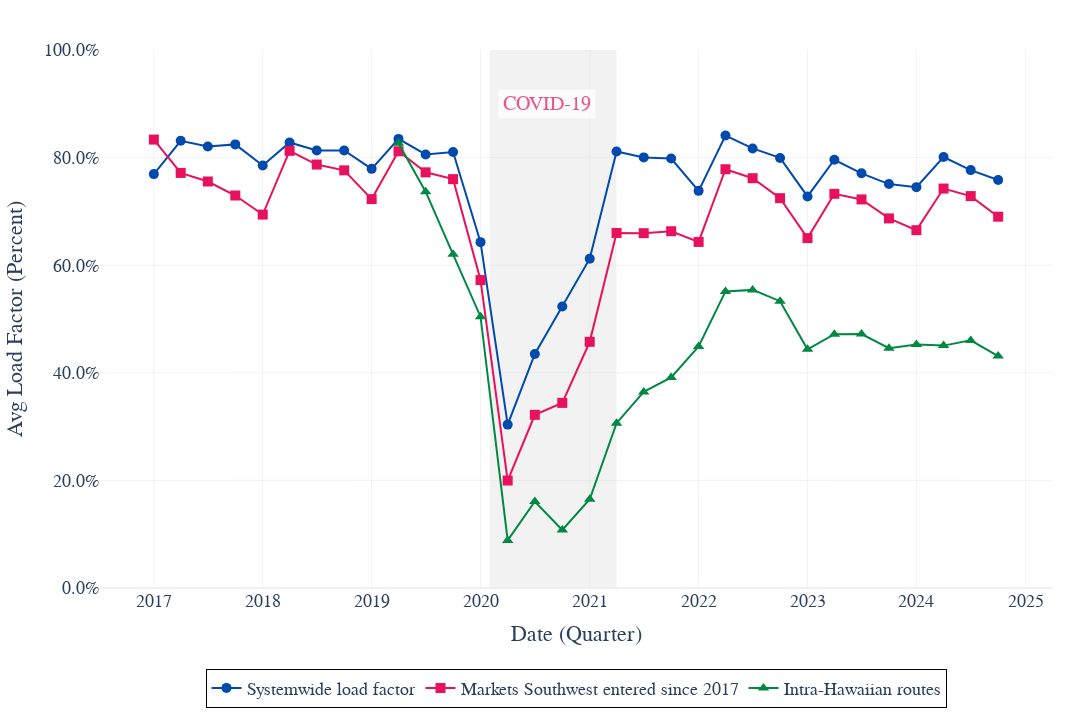

The code cell stored with this chart in its notebook:
### Code cell
# Create the figure
fig = go.Figure()

# Add traces for y1, y2, and y3
traces = [
    go.Scatter(
        x=y1.index, 
        y=y1.values, 
        mode='lines+markers',
        name='Systemwide load factor',
        line=dict(color=color_palette[0]),
        marker=dict(color=color_palette[0], symbol='circle', size=10)
    ),
    go.Scatter(
        x=y2.index, 
        y=y2.values, 
        mode='lines+markers',
        name='Markets Southwest entered since 2017',
        line=dict(color=color_palette[1]),
        marker=dict(color=color_palette[1], symbol='square', size=10)
    ),
    go.Scatter(
        x=y3.index, 
        y=y3.values, 
        mode='lines+markers',
        name='Intra-Hawaiian routes',
        line=dict(color=color_palette[4]),
        marker=dict(color=color_palette[4], symbol='triangle-up', size=10)
    )
]

# Add traces to the figure
for trace in traces:
    fig.add_trace(trace)

# Add COVID-19 shaded region
fig.add_shape(
    type="rect",
    x0="2020-02-01",
    x1="2021-04-01",
    y0=0,
    y1=1,
    fillcolor="lightgray",
    opacity=0.3,
    layer="below",
    line_width=0,
)

# COVID annotation
fig.add_annotation(
    x='2020-08-10',
    y=0.9,
    text="COVID-19",
    showarrow=False,
    font=dict(
        family="Arial",
        size=20,
        color="rgba(231, 17, 94, 1)"
    ),
    align="center",
    bgcolor="white",
    opacity=0.7,
    borderpad=4,
)

# Layout adjustments
fig.update_layout(
    width=1280,
    height=720,
    font=dict(
        family="Arial",
        size=20
    ),
    xaxis=dict(
        title="Date (Quarter)",
        title_font=dict(size=22),
        tickmode='auto',
        tickfont=dict(size=18),
        gridcolor='rgba(211, 211, 211, 0.3)',
        gridwidth=1,
        showgrid=True
    ),
    yaxis=dict(
        title='Avg Load Factor (Percent)',
        title_font=dict(size=22),
        tickfont=dict(size=18),
        tickformat='.1%',
        gridcolor='rgba(211, 211, 211, 0.3)',
        gridwidth=1,
        showgrid=True
    ),
    legend=dict(
        font=dict(size=18),
        orientation="h",
        y=-0.15,
        x=0.5,
        xanchor="center",
        bordercolor="black",
        borderwidth=1
    ),
    template='plotly_white',
    plot_bgcolor='rgba(255, 255, 255, 1)',
    margin=dict(t=50, b=100, l=100, r=40)
)

# Show the figure
fig.show()

fig.write_image( PLOT_FOLDER/"load_factors.png", scale=3 )

### Figure 1 — Plotly figure (JSON) as saved in the notebook; plotly's stock layout.template omitted (floating-point values rounded to 4 significant figures)
{"data": [{"line": {"color": "rgba(0, 74, 174, 1)"}, "marker": {"color": "rgba(0, 74, 174, 1)", "size": 10, "symbol": "circle"}, "mode": "lines+markers", "name": "Systemwide load factor", "type": "scatter", "x": ["2017-01-01T00:00:00", "2017-04-01T00:00:00", "2017-07-01T00:00:00", "2017-10-01T00:00:00", "2018-01-01T00:00:00", "2018-04-01T00:00:00", "2018-07-01T00:00:00", "2018-10-01T00:00:00", "2019-01-01T00:00:00", "2019-04-01T00:00:00", "2019-07-01T00:00:00", "2019-10-01T00:00:00", "2020-01-01T00:00:00", "2020-04-01T00:00:00", "2020-07-01T00:00:00", "2020-10-01T00:00:00", "2021-01-01T00:00:00", "2021-04-01T00:00:00", "2021-07-01T00:00:00", "2021-10-01T00:00:00", "2022-01-01T00:00:00", "2022-04-01T00:00:00", "2022-07-01T00:00:00", "2022-10-01T00:00:00", "2023-01-01T00:00:00", "2023-04-01T00:00:00", "2023-07-01T00:00:00", "2023-10-01T00:00:00", "2024-01-01T00:00:00", "2024-04-01T00:00:00", "2024-07-01T00:00:00", "2024-10-01T00:00:00"], "y": [0.7693, 0.8312, 0.8208, 0.8246, 0.7853, 0.8282, 0.8131, 0.8133, 0.7791, 0.8348, 0.8058, 0.8104, 0.6429, 0.3037, 0.435, 0.5231, 0.6121, 0.8114, 0.8003, 0.7982, 0.7382, 0.8409, 0.817, 0.7994, 0.7278, 0.796, 0.7708, 0.7508, 0.7451, 0.801, 0.7767, 0.7584]}, {"line": {"color": "rgba(231, 17, 94, 1)"}, "marker": {"color": "rgba(231, 17, 94, 1)", "size": 10, "symbol": "square"}, "mode": "lines+markers", "name": "Markets Southwest entered since 2017", "type": "scatter", "x": ["2017-01-01T00:00:00", "2017-04-01T00:00:00", "2017-07-01T00:00:00", "2017-10-01T00:00:00", "2018-01-01T00:00:00", "2018-04-01T00:00:00", "2018-07-01T00:00:00", "2018-10-01T00:00:00", "2019-01-01T00:00:00", "2019-04-01T00:00:00", "2019-07-01T00:00:00", "2019-10-01T00:00:00", "2020-01-01T00:00:00", "2020-04-01T00:00:00", "2020-07-01T00:00:00", "2020-10-01T00:00:00", "2021-01-01T00:00:00", "2021-04-01T00:00:00", "2021-07-01T00:00:00", "2021-10-01T00:00:00", "2022-01-01T00:00:00", "2022-04-01T00:00:00", "2022-07-01T00:00:00", "2022-10-01T00:00:00", "2023-01-01T00:00:00", "2023-04-01T00:00:00", "2023-07-01T00:00:00", "2023-10-01T00:00:00", "2024-01-01T00:00:00", "2024-04-01T00:00:00", "2024-07-01T00:00:00", "2024-10-01T00:00:00"], "y": [0.8335, 0.7715, 0.7556, 0.7295, 0.6941, 0.8126, 0.7871, 0.7764, 0.7229, 0.8118, 0.7726, 0.7599, 0.5724, 0.1998, 0.3218, 0.3441, 0.4576, 0.6599, 0.6596, 0.6631, 0.6433, 0.7784, 0.7617, 0.7246, 0.6503, 0.7327, 0.7223, 0.687, 0.6651, 0.7425, 0.7285, 0.6902]}, {"line": {"color": "rgba(1, 137, 67, 1)"}, "marker": {"color": "rgba(1, 137, 67, 1)", "size": 10, "symbol": "triangle-up"}, "mode": "lines+markers", "name": "Intra-Hawaiian routes", "type": "scatter", "x": ["2019-04-01T00:00:00", "2019-07-01T00:00:00", "2019-10-01T00:00:00", "2020-01-01T00:00:00", "2020-04-01T00:00:00", "2020-07-01T00:00:00", "2020-10-01T00:00:00", "2021-01-01T00:00:00", "2021-04-01T00:00:00", "2021-07-01T00:00:00", "2021-10-01T00:00:00", "2022-01-01T00:00:00", "2022-04-01T00:00:00", "2022-07-01T00:00:00", "2022-10-01T00:00:00", "2023-01-01T00:00:00", "2023-04-01T00:00:00", "2023-07-01T00:00:00", "2023-10-01T00:00:00", "2024-01-01T00:00:00", "2024-04-01T00:00:00", "2024-07-01T00:00:00", "2024-10-01T00:00:00"], "y": [0.8269, 0.7367, 0.6202, 0.5043, 0.08847, 0.1607, 0.1078, 0.165, 0.3064, 0.3645, 0.3915, 0.4489, 0.5513, 0.5541, 0.5331, 0.4436, 0.4717, 0.472, 0.4457, 0.4524, 0.4505, 0.4602, 0.4312]}], "layout": {"annotations": [{"align": "center", "bgcolor": "white", "borderpad": 4, "font": {"color": "rgba(231, 17, 94, 1)", "family": "Arial", "size": 20}, "opacity": 0.7, "showarrow": false, "text": "COVID-19", "x": "2020-08-10", "y": 0.9}], "font": {"family": "Arial", "size": 20}, "height": 720, "legend": {"bordercolor": "black", "borderwidth": 1, "font": {"size": 18}, "orientation": "h", "x": 0.5, "xanchor": "center", "y": -0.15}, "margin": {"b": 100, "l": 100, "r": 40, "t": 50}, "plot_bgcolor": "rgba(255, 255, 255, 1)", "shapes": [{"fillcolor": "lightgray", "layer": "below", "line": {"width": 0}, "opacity": 0.3, "type": "rect", "x0": "2020-02-01", "x1": "2021-04-01", "y0": 0, "y1": 1}], "width": 1280, "xaxis": {"gridcolor": "rgba(211, 211, 211, 0.3)", "gridwidth": 1, "showgrid": true, "tickfont": {"size": 18}, "tickmode": "auto", "title": {"font": {"size": 22}, "text": "Date (Quarter)"}}, "yaxis": {"gridcolor": "rgba(211, 211, 211, 0.3)", "gridwidth": 1, "showgrid": true, "tickfont": {"size": 18}, "tickformat": ".1%", "title": {"font": {"size": 22}, "text": "Avg Load Factor (Percent)"}}}}
